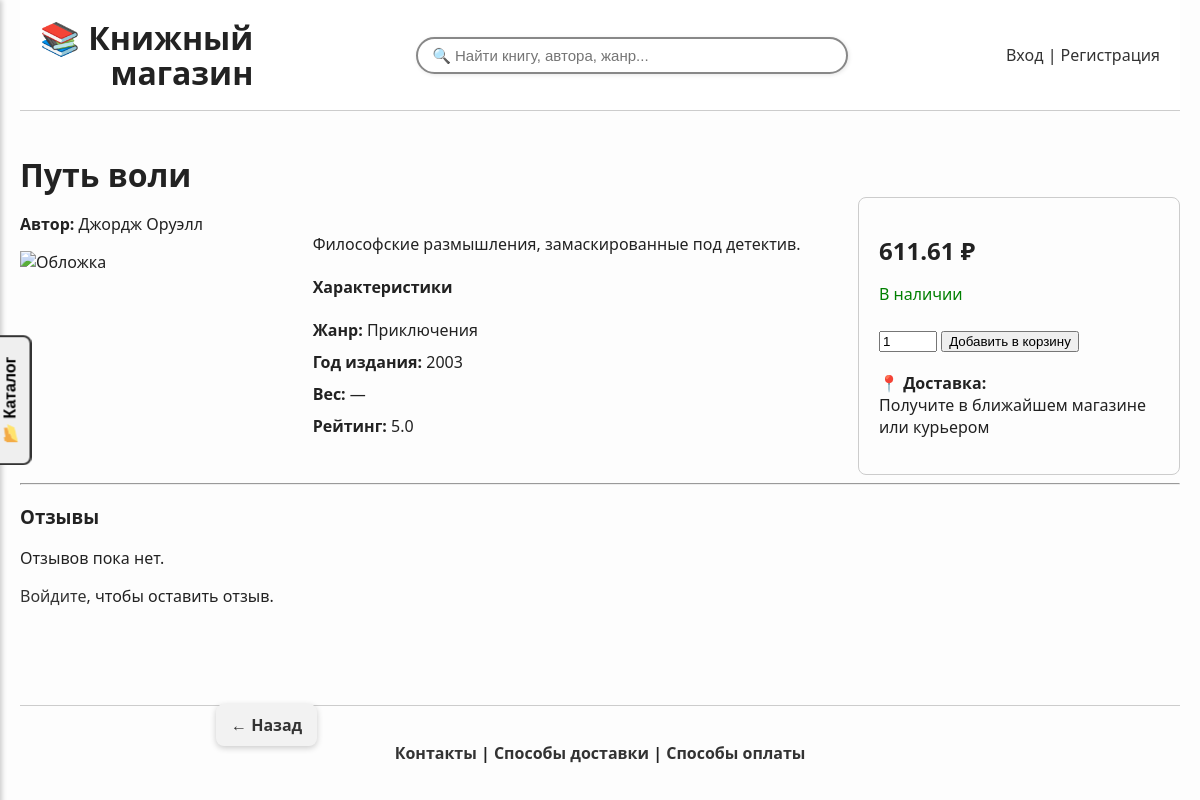
Screenshot of /book/43 with the database file from the repository.
### app/models.py (models this page shows)
class Book(db.Model):
    id = db.Column(db.Integer, primary_key=True)
    title = db.Column(db.String(120))
    author = db.Column(db.String(120))
    year = db.Column(db.Integer)
    price = db.Column(db.Float)
    genre = db.Column(db.String(100))
    category = db.Column(db.String(100))
    cover = db.Column(db.String(255))
    description = db.Column(db.Text)
    rating = db.Column(db.Float)

### app/routes.py (the view, shortened to what this page needs)
@app.route('/book/<int:book_id>', methods=['GET', 'POST'])
def book_detail(book_id):
    book = Book.query.get_or_404(book_id)
    reviews = Review.query.filter_by(book_id=book_id).all()
    prev = request.args.get('prev') or request.form.get('prev') or url_for('index')
    return render_template('book_detail.html', book=book, reviews=reviews, prev=prev)

### app/routes.py (called while the page is built)
@app.context_processor
def inject_genres():
    return dict(genres=[g[0] for g in db.session.query(Book.genre).distinct() if g[0]])

### app/templates/book_detail.html (shortened to what this page needs)
{% extends 'base.html' %}
{% block content %}
{% set back_url = prev or url_for('index') %}
<h1 style="margin-bottom: 1px;">{{ book.title }}</h1>
<div style="display: flex; flex-wrap: wrap; justify-content: space-between; align-items: flex-start; gap: 20px;">
    <div style="flex: 1; min-width: 220px;">
        <p><strong>Автор:</strong> {{ book.author }}</p>
        <img src="https://media.istockphoto.com/id/162833278/nl/foto/blank-book.jpg?s=612x612&w=0&k=20&c=C-kb218UqFZ_ZdWg8ILDDcXDwpmYzwghnew_7VWZwm4="
             alt="Обложка" style="width: 100%; height: auto; max-width: 300px; margin-bottom: 15px;">
    </div>
    <div style="flex: 2; min-width: 300px; padding: 20px; text-align: left;">
        <p>{{ book.description }}</p>
        <h4>Характеристики</h4>
        <ul style="list-style: none; padding-left: 0;">
            <li><strong>Жанр:</strong> {{ book.genre or '—' }}</li>
            <li><strong>Год издания:</strong> {{ book.year }}</li>
            <li><strong>Вес:</strong> {{ book.weight or '—' }}</li>
            <li><strong>Рейтинг:</strong> {{ book.rating }}</li>
        </ul>
    </div>
    <div style="flex: 0 0 280px; border: 1px solid #ccc; padding: 20px; border-radius: 8px;">
        <p><strong style="font-size: 24px;">{{ book.price }} ₽</strong></p>
        <p><span style="color: green;">В наличии</span></p>
        <form action="{{ url_for('add_to_cart', book_id=book.id) }}" method="post">
            <input type="number" name="quantity" value="1" min="1" style="width: 50px;">
            <button type="submit" style="margin-top: 10px;">Добавить в корзину</button>
        </form>
        <p style="margin-top: 20px;">📍 <strong>Доставка:</strong><br>Получите в ближайшем магазине или курьером</p>
    </div>
</div>
<hr>
<h3>Отзывы</h3>
{% if reviews %}
    <ul style="list-style: none; padding-left: 0;">
        {% for review in reviews %}
            <li><strong>{{ review.user.first_name }}</strong>: {{ review.text }} (Оценка: {{ review.rating }}/5)</li>
        {% endfor %}
    </ul>
{% else %}
    <p>Отзывов пока нет.</p>
{% endif %}
{% if current_user.is_authenticated %}
    <form method="post" action="{{ url_for('book_detail', book_id=book.id) }}" style="margin-top: 20px;">
        <input type="hidden" name="form_type" value="review">
        <input type="hidden" name="prev" value="{{ prev }}">
        <label>Оценка:
            <select name="rating">
                {% for r in range(1, 6) %}
                    <option value="{{ r }}">{{ r }}</option>
                {% endfor %}
            </select>
        </label><br><br>
        <label>Комментарий:<br>
            <textarea name="text" required rows="4" cols="40"></textarea>
        </label><br><br>
        <button type="submit">Оставить отзыв</button>
    </form>
{% else %}
    <p><a href="{{ url_for('login') }}">Войдите</a>, чтобы оставить отзыв.</p>
{% endif %}
{% set back_url = prev or request.referrer or url_for('index') %}
<a href="{{ back_url }}" class="floating-back-button">← Назад</a>
{% endblock %}

### app/static/styles.css (style rules this page uses)
html, body { height: 100%; margin: 0; padding: 0; font-family: 'Segoe UI', Tahoma, Geneva, Verdana, sans-serif; background-color: #fdfdfd; color: #222; }
a { color: #333; text-decoration: none; }
ul { list-style: none; padding-left: 0; }
ul li { margin-bottom: 10px; }
.floating-back-button { position: fixed; top: 88%; left: 18%; z-index: 999; background-color: #f2f2f2; color: #333; padding: 10px 15px; border-radius: 8px; text-decoration: none; box-shadow: 0 2px 6px rgba(0,0,0,0.2); font-weight: bold; transition: background-color 0.2s ease; }

### rows the page displays
Book: title "Путь воли", author "Джордж Оруэлл", description "Философские размышления, замаскированные под детектив.", genre "Приключения", year "2003", rating "5.0", price "611.61"

### other values shown
{{ book.weight or '—' }} "—"
